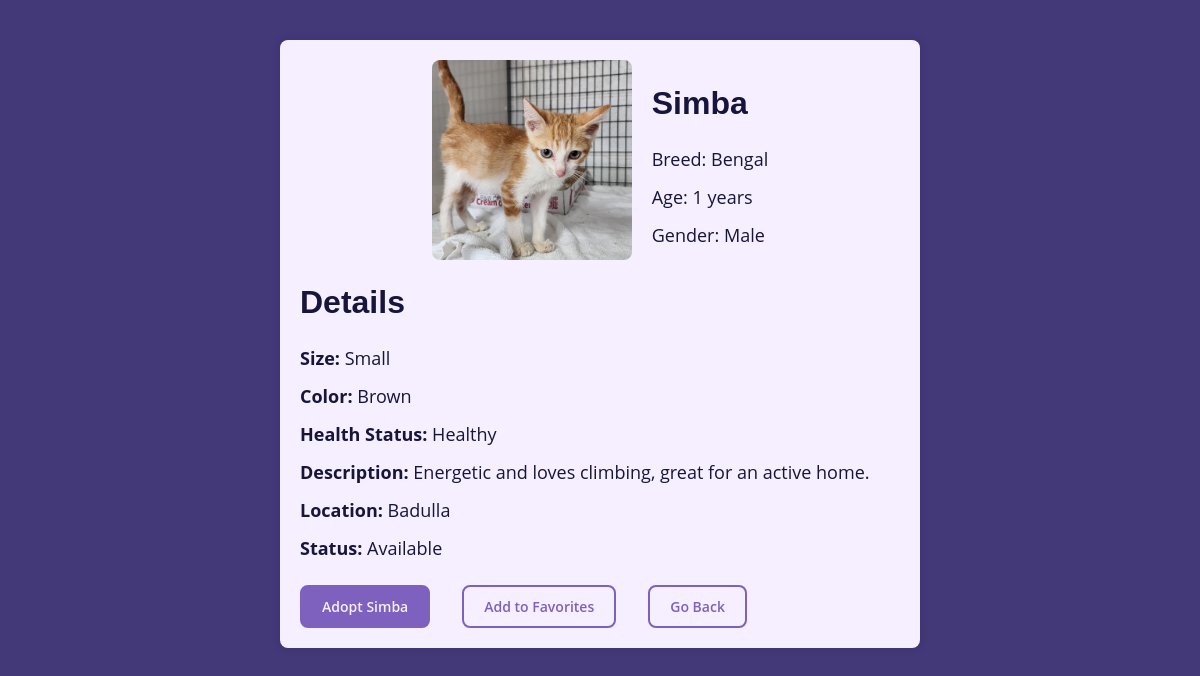
The app's page /Final/user/pet_profile.php?PetID=31 (signed in) with its own data.
### tables this page shows
CREATE TABLE `pets` (
  `PetID` int(11) NOT NULL,
  `PetName` varchar(100) NOT NULL,
  `Species` varchar(50) DEFAULT NULL,
  `Breed` varchar(50) DEFAULT NULL,
  `Age` int(11) DEFAULT NULL,
  `Gender` enum('Male','Female') DEFAULT NULL,
  `Size` enum('Small','Medium','Large') DEFAULT NULL,
  `Color` varchar(50) DEFAULT NULL,
  `HealthStatus` varchar(255) DEFAULT NULL,
  `Description` text DEFAULT NULL,
  `ProfilePicture` varchar(255) DEFAULT NULL,
  `Location` varchar(255) DEFAULT NULL,
  `Status` enum('Available','Adopted') DEFAULT 'Available',
  `CreatedAt` timestamp NOT NULL DEFAULT current_timestamp(),
  `PetType` enum('Cat','Dog','Other') NOT NULL DEFAULT 'Dog',
  `ShelterID` int(11) DEFAULT NULL
);

### Final/user/pet_profile.php (the view, shortened to what this page needs)
<?php
include 'db.php';
if (isset($_GET['PetID']) && !empty($_GET['PetID'])) {
    $petID = $_GET['PetID'];
    try {
        $sql = "SELECT * FROM pets WHERE PetID = :PetID";
        $stmt = $pdo->prepare($sql);
        $stmt->execute(['PetID' => $petID]);
        $pet = $stmt->fetch(PDO::FETCH_ASSOC);
    } catch (PDOException $e) {
        echo "Error fetching pet details: " . $e->getMessage();
        exit;
    }
} else {
    echo "Invalid pet ID.";
    exit;
}
?>
<!DOCTYPE html>
<html lang="en">
<head>
</head>
<body>
<div class="profile-container">
    <div class="profile-header">
        <img src="../uploads/pet_profiles/<?php echo htmlspecialchars($pet['ProfilePicture']); ?>" alt="<?php echo htmlspecialchars($pet['PetName']); ?>">
        <div>
            <h2><?php echo htmlspecialchars($pet['PetName']); ?></h2>
            <p>Breed: <?php echo htmlspecialchars($pet['Breed']); ?></p>
            <p>Age: <?php echo htmlspecialchars($pet['Age']); ?> years</p>
            <p>Gender: <?php echo htmlspecialchars($pet['Gender']); ?></p>
        </div>
    </div>
    <div class="profile-details">
        <h2>Details</h2>
        <p><strong>Size:</strong> <?php echo htmlspecialchars($pet['Size']); ?></p>
        <p><strong>Color:</strong> <?php echo htmlspecialchars($pet['Color']); ?></p>
        <p><strong>Health Status:</strong> <?php echo htmlspecialchars($pet['HealthStatus']); ?></p>
        <p><strong>Description:</strong> <?php echo htmlspecialchars($pet['Description']); ?></p>
        <p><strong>Location:</strong> <?php echo htmlspecialchars($pet['Location']); ?></p>
        <p><strong>Status:</strong> <?php echo htmlspecialchars($pet['Status']); ?></p>
    </div>
    <div class="profile-btn">
        <a href="adoption_form.php?PetID=<?php echo $pet['PetID']; ?>" class="btn primary-btn">Adopt <?php echo htmlspecialchars($pet['PetName']); ?></a>
        <form action="add_to_favorites.php"     method="POST">
            <button type="submit" class="btn secondary-btn">Add to Favorites</button>
        </form>
        <a href="javascript:history.back()" class="btn secondary-btn">Go Back</a>
    </div>
</div>
</body>
</html>

### Final/user/pet_profile.php (style rules this page uses)
:root { --primary-clr: #7E60BF; --secondary-clr: #CDC1FF; --accent-clr: #433878; --purple-black: #17153B; --purple-white: #F5EFFF; }
body { margin: 0; padding: 0; font-family: 'Open Sans', sans-serif; background-color: var(--accent-clr); }
.btn { font-family: 'Open Sans', sans-serif; text-decoration: none; padding: 10px 20px; margin-top: 12px; border: solid 2px var(--primary-clr); border-radius: 8px; font-size: 14px; font-weight: 600; transition: background-color 0.3s; }
.primary-btn { background-color: var(--primary-clr); color: var(--purple-white); }
.secondary-btn { background-color: var(--purple-white); color: var(--primary-clr); }
.profile-btn { display: flex; gap: 32px; }
h1, h2, h3 { font-family: 'Montserrat', sans-serif; font-weight: 600; color: var(--purple-black); }
p { font-family: 'Open Sans', sans-serif; color: var(--purple-black); font-size: 18px; line-height: 26px; margin: 12px 0; }
h2 { font-size: 32px; margin: 24px 0; }
.profile-container { max-width: 600px; margin: 40px auto; background-color: var(--purple-white); border-radius: 8px; padding: 20px; box-shadow: 0 0 10px rgba(0, 0, 0, 0.1); }
.profile-header { display: flex; justify-content: center; align-items: center; }
.profile-header img { max-width: 200px; border-radius: 8px; margin-right: 20px; }

### records on screen
pets: ProfilePicture (picture), PetName "Simba", Breed "Bengal", Age "1", Gender "Male", Size "Small", Color "Brown", HealthStatus "Healthy", Description "Energetic and loves climbing, great for an active home.", Location "Badulla", Status "Available"
